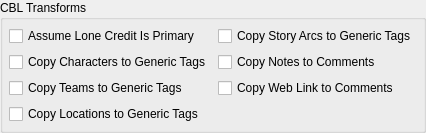
          <widget class="QGroupBox" name="groupBox">
           <property name="sizePolicy">
            <sizepolicy hsizetype="Preferred" vsizetype="MinimumExpanding">
             <horstretch>0</horstretch>
             <verstretch>0</verstretch>
            </sizepolicy>
           </property>
           <property name="title">
            <string>CBL Transforms</string>
           </property>
           <layout class="QGridLayout" name="gridLayout_9">
            <property name="leftMargin">
             <number>6</number>
            </property>
            <property name="topMargin">
             <number>6</number>
            </property>
            <property name="rightMargin">
             <number>6</number>
            </property>
            <property name="bottomMargin">
             <number>6</number>
            </property>
            <property name="spacing">
             <number>6</number>
            </property>
            <item row="1" column="1">
             <widget class="QCheckBox" name="cbxCopyNotesToComments">
              <property name="text">
               <string>Copy Notes to Comments</string>
              </property>
             </widget>
            </item>
            <item row="2" column="1">
             <widget class="QCheckBox" name="cbxCopyWebLinkToComments">
              <property name="text">
               <string>Copy Web Link to Comments</string>
              </property>
             </widget>
            </item>
            <item row="3" column="0">
             <widget class="QCheckBox" name="cbxCopyLocationsToTags">
              <property name="text">
               <string>Copy Locations to Generic Tags</string>
              </property>
             </widget>
            </item>
            <item row="0" column="0">
             <widget class="QCheckBox" name="cbxAssumeLoneCreditIsPrimary">
              <property name="text">
               <string>Assume Lone Credit Is Primary</string>
              </property>
             </widget>
            </item>
            <item row="0" column="1">
             <widget class="QCheckBox" name="cbxCopyStoryArcsToTags">
              <property name="text">
               <string>Copy Story Arcs to Generic Tags</string>
              </property>
             </widget>
            </item>
            <item row="1" column="0">
             <widget class="QCheckBox" name="cbxCopyCharactersToTags">
              <property name="text">
               <string>Copy Characters to Generic Tags</string>
              </property>
             </widget>
            </item>
            <item row="2" column="0">
             <widget class="QCheckBox" name="cbxCopyTeamsToTags">
              <property name="text">
               <string>Copy Teams to Generic Tags</string>
              </property>
             </widget>
            </item>
           </layout>
          </widget>
